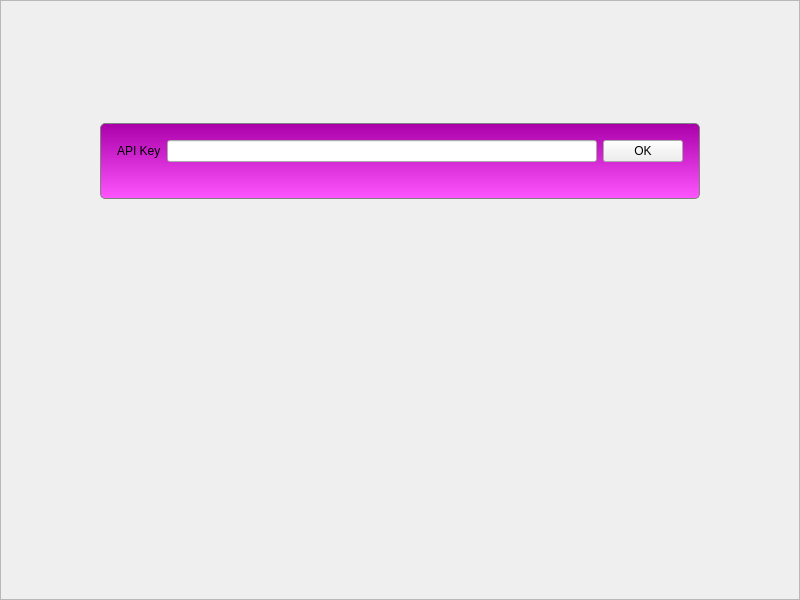
<?xml version="1.0" encoding="UTF-8"?>
<ui version="4.0">
 <class>MainWindow</class>
 <widget class="QMainWindow" name="MainWindow">
  <property name="geometry">
   <rect>
    <x>0</x>
    <y>0</y>
    <width>800</width>
    <height>600</height>
   </rect>
  </property>
  <property name="windowTitle">
   <string>MainWindow</string>
  </property>
  <property name="styleSheet">
   <string notr="true">#authFrame {
background: qlineargradient(x1: 0, y1: 0, x2: 0, y2: 1, stop: 0 #a0a, stop: 1 #f5f);
border: 1px solid gray;
padding: 5px;
border-radius: 5px;
}</string>
  </property>
  <widget class="QWidget" name="centralWidget">
   <layout class="QVBoxLayout" name="verticalLayout">
    <property name="spacing">
     <number>0</number>
    </property>
    <property name="leftMargin">
     <number>0</number>
    </property>
    <property name="topMargin">
     <number>0</number>
    </property>
    <property name="rightMargin">
     <number>0</number>
    </property>
    <property name="bottomMargin">
     <number>0</number>
    </property>
    <item>
     <widget class="QFrame" name="mainFrame">
      <property name="frameShape">
       <enum>QFrame::StyledPanel</enum>
      </property>
      <property name="frameShadow">
       <enum>QFrame::Raised</enum>
      </property>
      <layout class="QVBoxLayout" name="verticalLayout_2">
       <item>
        <widget class="QStackedWidget" name="stackedWidget">
         <property name="currentIndex">
          <number>0</number>
         </property>
         <widget class="QWidget" name="authPage">
          <layout class="QGridLayout" name="gridLayout">
           <item row="1" column="1">
            <widget class="QFrame" name="authFrame">
             <property name="sizePolicy">
              <sizepolicy hsizetype="Fixed" vsizetype="Fixed">
               <horstretch>0</horstretch>
               <verstretch>0</verstretch>
              </sizepolicy>
             </property>
             <property name="minimumSize">
              <size>
               <width>600</width>
               <height>0</height>
              </size>
             </property>
             <property name="frameShape">
              <enum>QFrame::StyledPanel</enum>
             </property>
             <property name="frameShadow">
              <enum>QFrame::Raised</enum>
             </property>
             <layout class="QGridLayout" name="gridLayout_2">
              <item row="0" column="1">
               <widget class="QLineEdit" name="authLineEdit"/>
              </item>
              <item row="0" column="0">
               <widget class="QLabel" name="authLabel">
                <property name="text">
                 <string>API Key</string>
                </property>
               </widget>
              </item>
              <item row="0" column="2">
               <widget class="QPushButton" name="authButton">
                <property name="text">
                 <string>OK</string>
                </property>
               </widget>
              </item>
              <item row="1" column="1">
               <widget class="QLabel" name="authMessage">
                <property name="text">
                 <string/>
                </property>
                <property name="alignment">
                 <set>Qt::AlignCenter</set>
                </property>
               </widget>
              </item>
             </layout>
            </widget>
           </item>
           <item row="0" column="1">
            <spacer name="verticalSpacer">
             <property name="orientation">
              <enum>Qt::Vertical</enum>
             </property>
             <property name="sizeType">
              <enum>QSizePolicy::Fixed</enum>
             </property>
             <property name="sizeHint" stdset="0">
              <size>
               <width>20</width>
               <height>100</height>
              </size>
             </property>
            </spacer>
           </item>
           <item row="1" column="0">
            <spacer name="horizontalSpacer">
             <property name="orientation">
              <enum>Qt::Horizontal</enum>
             </property>
             <property name="sizeHint" stdset="0">
              <size>
               <width>40</width>
               <height>20</height>
              </size>
             </property>
            </spacer>
           </item>
           <item row="2" column="1">
            <spacer name="verticalSpacer_2">
             <property name="orientation">
              <enum>Qt::Vertical</enum>
             </property>
             <property name="sizeHint" stdset="0">
              <size>
               <width>20</width>
               <height>391</height>
              </size>
             </property>
            </spacer>
           </item>
           <item row="1" column="2">
            <spacer name="horizontalSpacer_2">
             <property name="orientation">
              <enum>Qt::Horizontal</enum>
             </property>
             <property name="sizeHint" stdset="0">
              <size>
               <width>72</width>
               <height>20</height>
              </size>
             </property>
            </spacer>
           </item>
          </layout>
         </widget>
         <widget class="QWidget" name="mainPage">
          <widget class="QTableWidget" name="tableWidget">
           <property name="geometry">
            <rect>
             <x>10</x>
             <y>30</y>
             <width>256</width>
             <height>192</height>
            </rect>
           </property>
          </widget>
          <widget class="QLabel" name="keyLabel">
           <property name="geometry">
            <rect>
             <x>0</x>
             <y>0</y>
             <width>771</width>
             <height>20</height>
            </rect>
           </property>
           <property name="text">
            <string>TextLabel</string>
           </property>
          </widget>
         </widget>
        </widget>
       </item>
      </layout>
     </widget>
    </item>
   </layout>
  </widget>
 </widget>
 <layoutdefault spacing="6" margin="11"/>
 <resources/>
 <connections/>
</ui>
